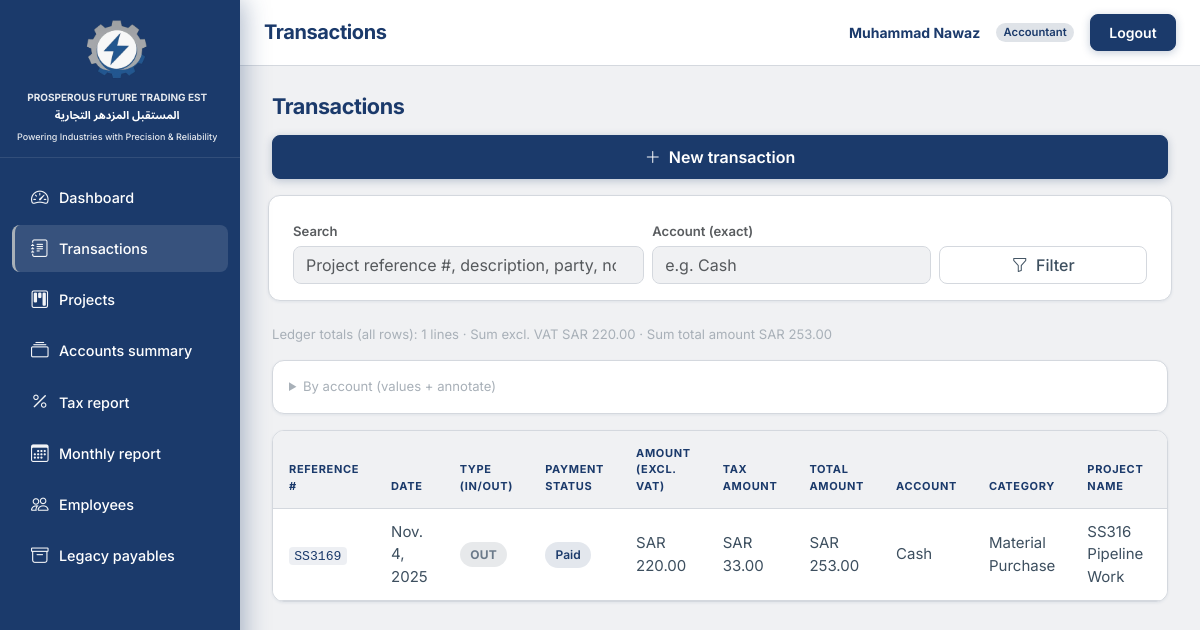
Page /transactions/ (signed in) on the earlier database version.
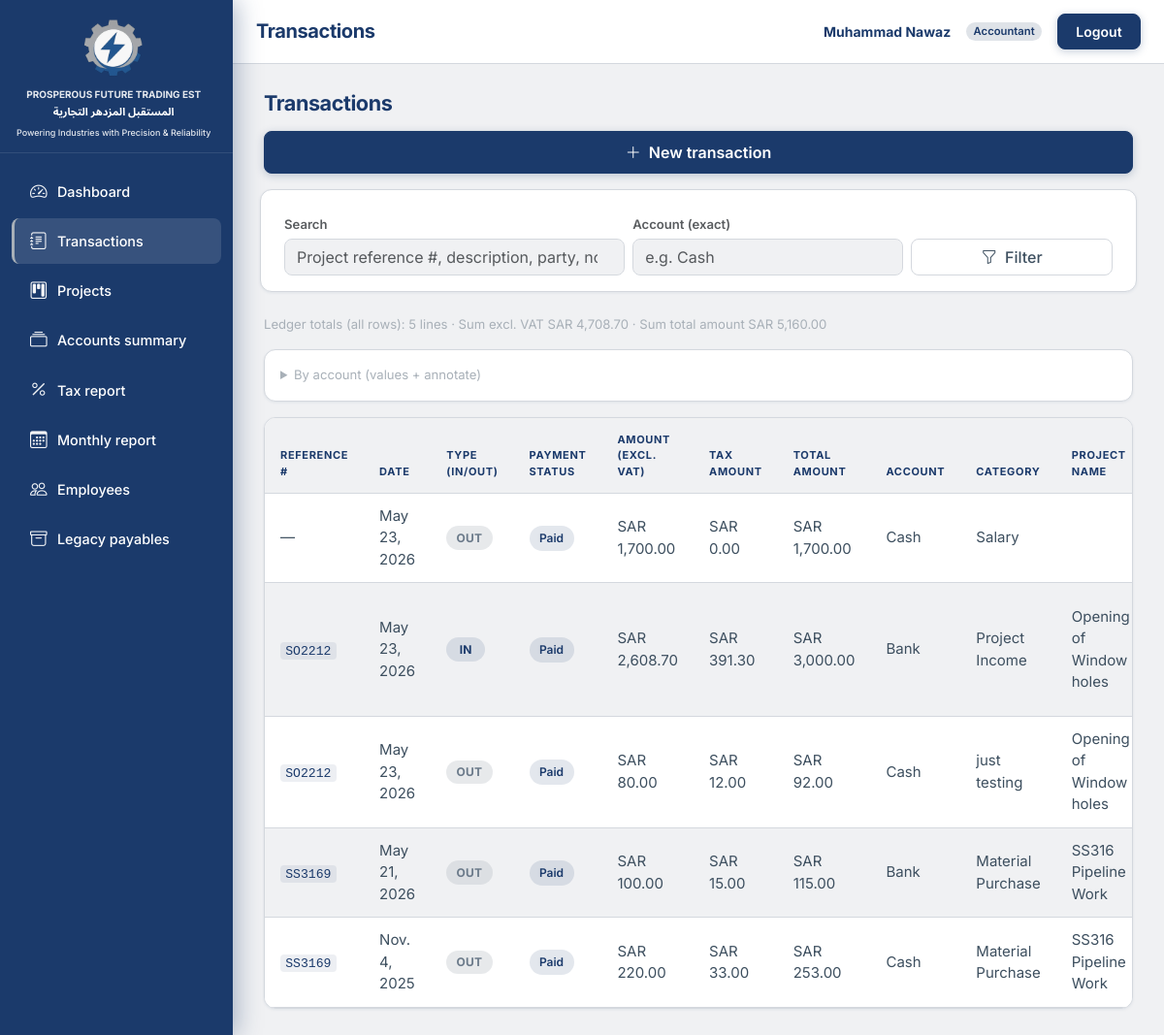
Same page on the later database version.
### accounts/models.py (models this page shows, shortened)
class User(AbstractBaseUser, PermissionsMixin):
    email = models.EmailField(unique=True)
    full_name = models.CharField(max_length=255, blank=True)
    role = models.CharField(max_length=20, choices=Role.choices, default=Role.VIEWER)
    is_staff = models.BooleanField(default=False)
    is_active = models.BooleanField(default=True)
    date_joined = models.DateTimeField(default=timezone.now)
    objects = UserManager()
    USERNAME_FIELD = "email"
    REQUIRED_FIELDS = []
    class Meta:
        ordering = ["email"]
    @property
    def display_name(self):
        name = (self.full_name or "").strip()
        if name:
            return name
        return self.email.split("@")[0] if self.email else ""

### transactions/models.py (models this page shows, shortened)
class Transaction(models.Model):
    reference_number = models.CharField(
        max_length=64,
        unique=True,
        db_index=True,
        verbose_name="Reference #",
    )
    date = models.DateField(db_index=True)
    description = models.CharField(max_length=500, blank=True)
    flow_type = models.CharField(max_length=3, choices=FlowType.choices, db_index=True)
    amount_excl_vat = models.DecimalField(max_digits=14, decimal_places=2)
    account = models.CharField(
        max_length=64,
        db_index=True,
        choices=LedgerAccount.choices,
    )
    category = models.CharField(max_length=128, db_index=True)
    project = models.ForeignKey(
        "projects.Project",
        null=True,
        blank=True,
        on_delete=models.SET_NULL,
        related_name="transactions",
    )
    qty = models.DecimalField(max_digits=14, decimal_places=4, null=True, blank=True)
    rate = models.DecimalField(max_digits=14, decimal_places=4, null=True, blank=True)
    party_name = models.CharField(max_length=255, blank=True)
    party_type = models.CharField(
        max_length=64,
        blank=True,
        null=True,
        choices=PartyType.choices,
    )
    invoice_number = models.CharField(max_length=128, blank=True)
    tax_percent = models.DecimalField(max_digits=6, decimal_places=2, null=True, blank=True)
    tax_amount = models.DecimalField(max_digits=14, decimal_places=2, null=True, blank=True)
    total_amount = models.DecimalField(max_digits=14, decimal_places=2, null=True, blank=True)
    payment_status = models.CharField(
        max_length=64,
        blank=True,
        choices=PaymentStatus.choices,
    )
    notes = models.TextField(blank=True)
    created_at = models.DateTimeField(auto_now_add=True)
    updated_at = models.DateTimeField(auto_now=True)
    class Meta:
        ordering = ["-date", "-pk"]
        indexes = [
            models.Index(fields=["date", "flow_type"]),
            models.Index(fields=["account", "flow_type"]),
        ]

### projects/models.py (models this page shows, shortened)
class Project(models.Model):
    reference_number = models.CharField(
        max_length=64,
        unique=True,
        db_index=True,
        verbose_name="Reference #",
    )
    name = models.CharField(max_length=255, unique=True)
    client_name = models.CharField(max_length=255, blank=True)
    contract_value_excl_vat = models.DecimalField(
        max_digits=14, decimal_places=2, null=True, blank=True
    )
    advance_amount_incl_vat = models.DecimalField(
        max_digits=14,
        decimal_places=2,
        null=True,
        blank=True,
        verbose_name="Client advance (incl. VAT)",
        help_text="Optional. Leave blank if client pays no advance.",
    )
    notes = models.TextField(blank=True)
    class Meta:
        ordering = ["name"]

### transactions/views.py (the view, shortened to what this page needs)
# urls.py: path("", views.TransactionListView.as_view(), name="list"),
class TransactionListView(ViewerReadOnlyMixin, ListView):
    model = Transaction
    template_name = "transactions/transaction_list.html"
    context_object_name = "transactions"
    paginate_by = 50
    def get_queryset(self):
        qs = (
            Transaction.objects.select_related("project")
            .annotate(
                project_name=F("project__name"),
            )
            .order_by("-date", "-pk")
        )
        q = self.request.GET.get("q", "").strip()
        acc = self.request.GET.get("account", "").strip()
        if acc:
            qs = qs.filter(account__iexact=acc)
        return qs
    def get_context_data(self, **kwargs):
        ctx = super().get_context_data(**kwargs)
        filtered_qs = self.get_queryset()
        agg = filtered_qs.aggregate(
            total_lines=Count("id"),
            sum_excl=Sum("amount_excl_vat"),
            sum_total=Sum("total_amount"),
        )
        ctx["filters"] = {"q": self.request.GET.get("q", ""), "account": self.request.GET.get("account", "")}
        ctx["ledger_totals"] = agg
        ctx["filters_active"] = bool(
            self.request.GET.get("q", "").strip() or self.request.GET.get("account", "").strip()
        )
        ctx["account_breakdown"] = (
            filtered_qs.values("account")
            .annotate(lines=Count("id"), sum_excl=Sum("amount_excl_vat"))
            .order_by("account")
        )
        from .display_labels import transaction_field_labels
        ctx["labels"] = transaction_field_labels()
        return ctx

### TradingEST/context_processors.py (called while the page is built)
def brand(_request):
    return {
        "brand_name_ar": BRAND_NAME_AR,
        "brand_name_en": BRAND_NAME_EN,
        "brand_tagline": BRAND_TAGLINE,
    }

### TradingEST/formatting.py (called while the page is built)
def _to_decimal(value) -> Decimal | None:
    if value is None or value == "":
        return None
    try:
        d = value if isinstance(value, Decimal) else Decimal(str(value))
        return d.quantize(_TWOPLACES, rounding=ROUND_HALF_UP)
    except (InvalidOperation, TypeError, ValueError):
        return None

def format_number(value) -> str | None:
    d = _to_decimal(value)
    if d is None:
        return None
    return f"{d:,.2f}"

def format_sar(value) -> str | None:
    n = format_number(value)
    if n is None:
        return None
    return f"SAR {n}"

### TradingEST/templatetags/te_format.py (called while the page is built)
@register.filter
def sar(value):
    out = format_sar(value)
    return out if out is not None else "—"

### accounts/mixins.py (called while the page is built)
    def dispatch(self, request, *args, **kwargs):
        if not request.user.is_authenticated:
            return HttpResponseRedirect(self.resolve_redirect(request))
        role = getattr(request.user, "role", None)
        if role == Role.VIEWER and request.method not in ("GET", "HEAD", "OPTIONS"):
            raise PermissionDenied("Read-only users cannot modify data.")
        return super(SessionAuthenticatedMixin, self).dispatch(request, *args, **kwargs)

### transactions/display_labels.py (called while the page is built)
def transaction_field_labels() -> dict[str, str]:
    return dict(TRANSACTION_FIELD_LABELS)

### templates/transactions/transaction_list.html (shortened to what this page needs)
{% extends "base.html" %}
{% block header_title %}Transactions{% endblock %}
{% block content %}
<div class="te-page-heading-row flex-column flex-sm-row align-items-stretch align-items-sm-center">
  <h1>Transactions</h1>
  {% if user.role == 'admin' or user.role == 'accountant' %}
  <a class="btn te-btn-gradient w-100 w-sm-auto" href="{% url 'transactions:add' %}"><i class="bi bi-plus-lg me-1"></i> New transaction</a>
  {% endif %}
</div>
<form method="get" class="row g-2 align-items-end mb-4 te-toolbar te-toolbar--filters">
  <div class="col-12 col-md-5">
    <label class="form-label small text-muted mb-1 fw-semibold">Search</label>
    <input class="form-control" type="search" name="q" value="{{ filters.q }}" placeholder="Project reference #, description, party, notes…">
  </div>
  <div class="col-12 col-md-4">
    <label class="form-label small text-muted mb-1 fw-semibold">Account (exact)</label>
    <input class="form-control" type="text" name="account" value="{{ filters.account }}" placeholder="e.g. Cash">
  </div>
  <div class="col-12 col-md-3">
    <button class="btn te-btn-secondary w-100 mt-md-4" type="submit"><i class="bi bi-funnel me-1"></i> Filter</button>
  </div>
</form>
<p class="small mb-3" style="color: var(--te-muted);">
  {% if filters_active %}<strong style="color: var(--te-text);">Filtered total:</strong>{% else %}Ledger totals (all rows):{% endif %}
  {{ ledger_totals.total_lines }} lines ·
  Sum excl. VAT {{ ledger_totals.sum_excl|sar }} · Sum total amount {{ ledger_totals.sum_total|sar }}
</p>
{% if account_breakdown %}
<details class="mb-3 te-page-card p-3"><summary class="small" style="color: var(--te-muted);">By account (values + annotate)</summary>
</details>
{% endif %}
{% if transactions %}
<div class="te-table-card d-none d-sm-block">
  <div class="table-responsive">
    <table class="table table-sm mb-0 align-middle">
      <thead>
        <tr>
          <th>{{ labels.project_reference }}</th>
          <th>{{ labels.date }}</th>
          <th>{{ labels.flow_type }}</th>
          <th>{{ labels.payment_status }}</th>
          <th>{{ labels.amount_excl_vat }}</th>
          <th>{{ labels.tax_amount }}</th>
          <th>{{ labels.total_amount }}</th>
          <th>{{ labels.account }}</th>
          <th>{{ labels.category }}</th>
          <th>{{ labels.project }}</th>
          <th>{{ labels.party_name }}</th>
        </tr>
      </thead>
      <tbody>
        {% for t in transactions %}
        <tr>
          <td>{% if t.project %}<code class="small">{{ t.project.reference_number }}</code>{% else %}—{% endif %}</td>
          <td>{{ t.date }}</td>
          <td>{% include "partials/flow_badge.html" with flow=t.flow_type %}</td>
          <td>{% include "partials/payment_badge.html" with status=t.payment_status %}</td>
          <td>{{ t.amount_excl_vat|sar }}</td>
          <td>{{ t.tax_amount|sar }}</td>
          <td>{{ t.total_amount|sar }}</td>
          <td>{{ t.account }}</td>
          <td>{{ t.category }}</td>
          <td>{% if t.project %}{{ t.project.name }}{% endif %}</td>
          <td>{{ t.party_name }}</td>
        </tr>
        {% endfor %}
      </tbody>
    </table>
  </div>
</div>
{% else %}
<div class="te-page-card te-empty-state">
  <i class="bi bi-journal-x" aria-hidden="true"></i>
  <p>No transactions match your filters.</p>
</div>
{% endif %}
{% endblock %}

### templates/base.html (shortened to what this page needs)
{% load static %}
<!DOCTYPE html>
<html lang="en">
<head>
  <link href="https://cdn.jsdelivr.net/npm/bootstrap@5.3.3/dist/css/bootstrap.min.css" rel="stylesheet"
>
  <link rel="stylesheet" href="https://cdn.jsdelivr.net/npm/bootstrap-icons@1.11.3/font/bootstrap-icons.min.css">
  <link rel="stylesheet" href="{% static 'css/app.css' %}">
</head>
<body class="te-app-body">
<div class="te-app-layout">
  <div class="te-app-main">
    <header class="te-topbar">
      <div class="te-topbar-desktop d-none d-md-flex w-100 align-items-center justify-content-between gap-3 min-w-0">
        <h1 class="te-topbar-title text-truncate mb-0 flex-grow-1 min-w-0">{% block header_title %}Dashboard{% endblock %}</h1>
        {% if user.is_authenticated %}
        <div class="te-topbar-actions flex-shrink-0">
          <span class="te-topbar-user d-none d-lg-inline">{{ user.display_name }}</span>
          {% if user.role == 'admin' %}
          <span class="badge rounded-pill badge-role-admin">{{ user.get_role_display }}</span>
          {% elif user.role == 'accountant' %}
          <span class="badge rounded-pill badge-role-accountant">{{ user.get_role_display }}</span>
          {% else %}
          <span class="badge rounded-pill badge-role-viewer">{{ user.get_role_display }}</span>
          {% endif %}
          <form action="{% url 'accounts:logout' %}" method="post" class="d-inline mb-0">
            <button type="submit" class="btn btn-sm te-btn-logout">Logout</button>
          </form>
        </div>
        {% endif %}
      </div>
    </header>
    <div class="te-content-wrap">
      {% block content %}{% endblock %}
    </div>
  </div>
  <aside id="teSidebar" class="te-sidebar" aria-label="Main navigation">
    <div class="te-sidebar-head">
      <div class="te-sidebar-logo">
        {% include "partials/sidebar_brand.html" %}
      </div>
    </div>
    <div class="te-sidebar-nav">
      {% include "partials/sidebar_nav.html" %}
    </div>
  </aside>
</div>
</body>
</html>

### templates/partials/flow_badge.html
{% if flow == "IN" %}
<span class="te-badge-flow te-badge-flow--in">IN</span>
{% else %}
<span class="te-badge-flow te-badge-flow--out">OUT</span>
{% endif %}

### templates/partials/payment_badge.html
{% with p=status|default:'' %}
{% if p == "Paid" %}
<span class="te-badge-status te-badge-status--paid">Paid</span>
{% elif p == "Partially Paid" %}
<span class="te-badge-status te-badge-status--partial">Partially Paid</span>
{% elif p == "Credit" %}
<span class="te-badge-status te-badge-status--credit">Credit</span>
{% elif p == "Unpaid" %}
<span class="te-badge-status te-badge-status--unpaid">Unpaid</span>
{% else %}
<span class="te-badge-status te-badge-status--unpaid">{{ p|default:"—" }}</span>
{% endif %}
{% endwith %}

### templates/partials/sidebar_brand.html
{% load static %}
<a href="{% url 'reports:dashboard' %}" class="te-sidebar-brand">
  <img
    src="{% static 'img/logo.png' %}"
    alt="{{ brand_name_en }}"
    class="te-sidebar-brand__logo"
    width="64"
    height="64"
    decoding="async"
  >
  <div class="te-sidebar-brand__text">
    <span class="te-sidebar-brand__en">{{ brand_name_en }}</span>
    <span class="te-sidebar-brand__ar" dir="rtl" lang="ar">{{ brand_name_ar }}</span>
    <span class="te-sidebar-brand__tagline">{{ brand_tagline }}</span>
  </div>
</a>

### templates/partials/sidebar_nav.html (shortened to what this page needs)
{% with ns=request.resolver_match.namespace n=request.resolver_match.url_name %}
<nav class="nav flex-column te-sidebar-nav-inner">
  <a class="nav-link {% if ns == 'reports' and n == 'dashboard' %}active{% endif %}" href="{% url 'reports:dashboard' %}" title="Dashboard">
    <i class="bi bi-speedometer2" aria-hidden="true"></i>
    <span class="te-nav-label">Dashboard</span>
  </a>
  <a class="nav-link {% if ns == 'transactions' and n != 'legacy_list' and n != 'legacy_add' and n != 'legacy_edit' and n != 'legacy_delete' %}active{% endif %}" href="{% url 'transactions:list' %}" title="Transactions">
    <i class="bi bi-journal-text" aria-hidden="true"></i>
    <span class="te-nav-label">Transactions</span>
  </a>
  <a class="nav-link {% if ns == 'projects' %}active{% endif %}" href="{% url 'projects:list' %}" title="Projects">
    <i class="bi bi-kanban" aria-hidden="true"></i>
    <span class="te-nav-label">Projects</span>
  </a>
  {% if user.role == 'accountant' or user.role == 'admin' %}
  <a class="nav-link {% if ns == 'reports' and n == 'accounts_summary' %}active{% endif %}" href="{% url 'reports:accounts_summary' %}" title="Accounts summary">
    <i class="bi bi-collection" aria-hidden="true"></i>
    <span class="te-nav-label">Accounts summary</span>
  </a>
  <a class="nav-link {% if ns == 'reports' and n == 'tax_report' %}active{% endif %}" href="{% url 'reports:tax_report' %}" title="Tax report">
    <i class="bi bi-percent" aria-hidden="true"></i>
    <span class="te-nav-label">Tax report</span>
  </a>
  <a class="nav-link {% if ns == 'reports' and n == 'monthly_report' %}active{% endif %}" href="{% url 'reports:monthly_report' %}" title="Monthly report">
    <i class="bi bi-calendar3" aria-hidden="true"></i>
    <span class="te-nav-label">Monthly report</span>
  </a>
  <a class="nav-link {% if ns == 'employees' %}active{% endif %}" href="{% url 'employees:list' %}" title="Employees">
    <i class="bi bi-people" aria-hidden="true"></i>
    <span class="te-nav-label">Employees</span>
  </a>
  <a class="nav-link {% if n == 'legacy_list' or n == 'legacy_add' or n == 'legacy_edit' or n == 'legacy_delete' %}active{% endif %}" href="{% url 'transactions:legacy_list' %}" title="Legacy payables">
    <i class="bi bi-archive" aria-hidden="true"></i>
    <span class="te-nav-label">Legacy payables</span>
  </a>
  {% endif %}
</nav>
{% endwith %}

Differences in the rows shown:
added Transaction: date "May 23, 2026", flow_type "OUT", payment_status "Paid", amount_excl_vat|sar "SAR 1,700.00", tax_amount|sar "SAR 0.00", total_amount|sar "SAR 1,700.00", account "Cash", category "Salary"
added Transaction: project.reference_number "SO2212", date "May 23, 2026", flow_type "IN", payment_status "Paid", amount_excl_vat|sar "SAR 2,608.70", tax_amount|sar "SAR 391.30", total_amount|sar "SAR 3,000.00", account "Bank", category "Project Income", project.name "Opening of Window holes"
added Transaction: project.reference_number "SO2212", date "May 23, 2026", flow_type "OUT", payment_status "Paid", amount_excl_vat|sar "SAR 80.00", tax_amount|sar "SAR 12.00", total_amount|sar "SAR 92.00", account "Cash", category "just testing", project.name "Opening of Window holes"
added Transaction: project.reference_number "SS3169", date "May 21, 2026", flow_type "OUT", payment_status "Paid", amount_excl_vat|sar "SAR 100.00", tax_amount|sar "SAR 15.00", total_amount|sar "SAR 115.00", account "Bank", category "Material Purchase", project.name "SS316 Pipeline Work"
Other differences:
{{ ledger_totals.total_lines }}: "1" → "5"
{{ ledger_totals.sum_excl|sar }}: "SAR 220.00" → "SAR 4,708.70"
{{ ledger_totals.sum_total|sar }}: "SAR 253.00" → "SAR 5,160.00"
